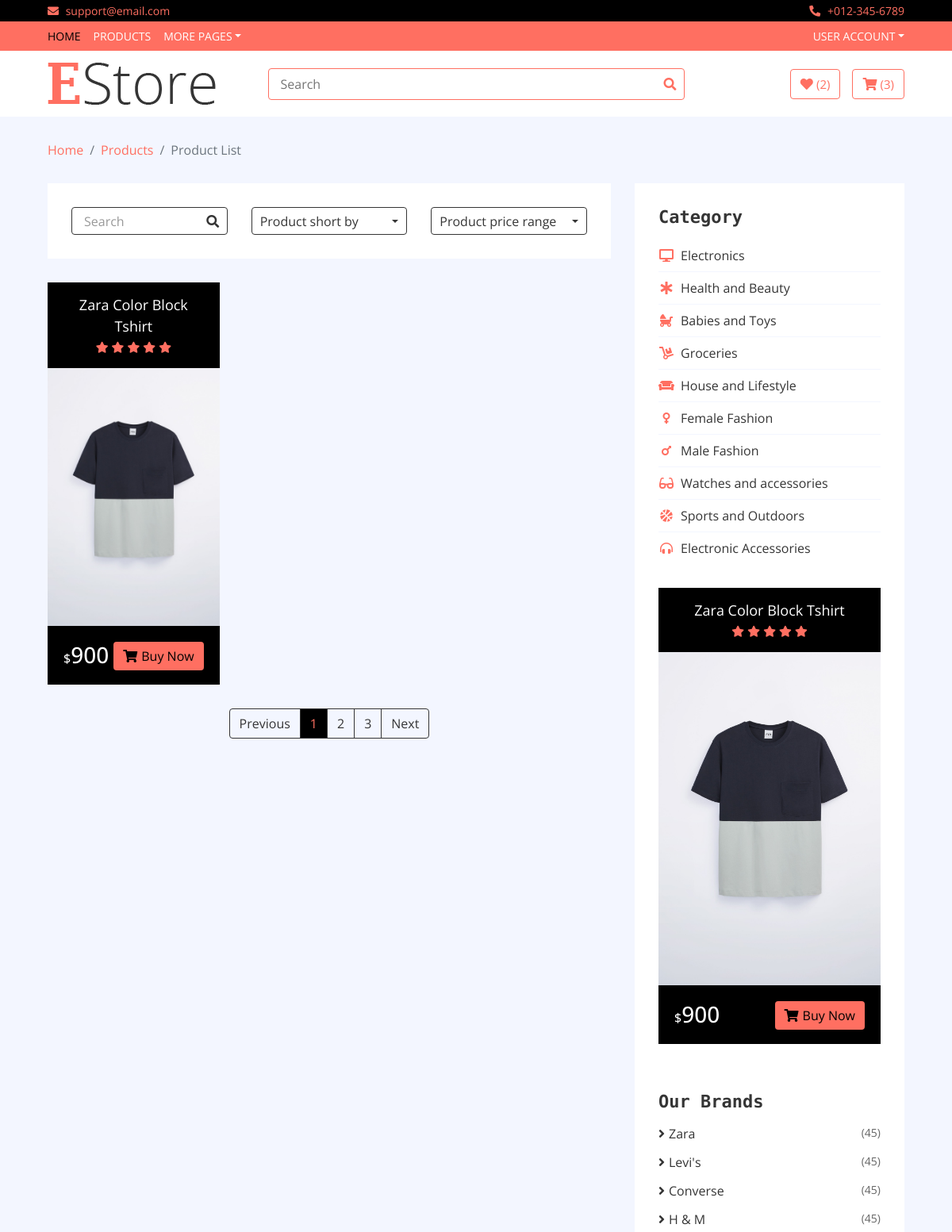
/brand/Zara (upper part), run on an earlier commit of the app's database.
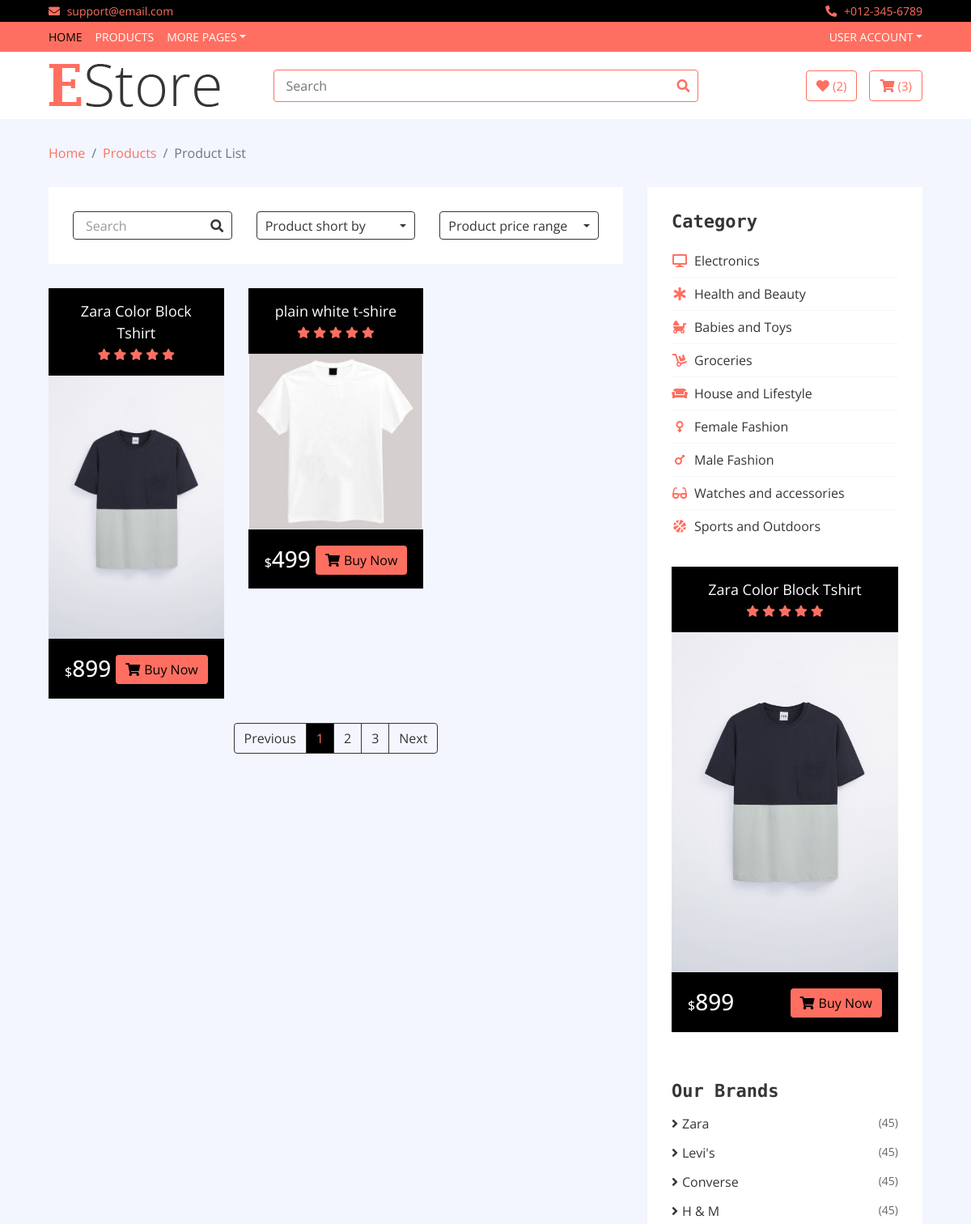
And on a later commit of the database.
### home/models.py (models this page shows, shortened)
class Item(models.Model):
    name = models.CharField(max_length=500)
    category = models.ForeignKey(Category, on_delete=models.CASCADE)
    brand = models.ForeignKey(Brand, on_delete=models.CASCADE)
    image = models.ImageField(upload_to='media', null=True)
    price = models.IntegerField()
    discounted_price = models.IntegerField(default=0)
    description = models.TextField(blank=True)
    specification = models.TextField(blank=True)
    slug = models.CharField(max_length=300)
    status = models.CharField(choices=STATUS, max_length=200)
    label = models.CharField(choices=LABEL, max_length=200, blank=True)

class Category(models.Model):
    name = models.CharField(max_length=200)
    logo = models.CharField(max_length=300)
    slug = models.CharField(max_length=300)
    status = models.CharField(choices=STATUS, max_length=200)

class Brand(models.Model):
    name = models.CharField(max_length=300)
    image = models.ImageField(upload_to='media',null=True)
    status = models.CharField(choices=STATUS, max_length=200)

### home/views.py (the view)
# urls.py: path('brand/<str:slug>', BrandItemView.as_view(), name='brand'),
class BrandItemView(BaseView):
    def get(self, request, slug):
        brand = Brand.objects.get(name=slug)
        self.views['brand_items'] = brand.item_set.all()
        return render(request, 'brand.html', self.views)

### home/templates/brand.html (shortened to what the changed rows need)
{% extends 'base.html'%}
{% load static %}
{% block content %}
        <div class="product-view">
            <div class="container-fluid">
                <div class="row">
                    <div class="col-lg-8">
                        <div class="row">
                            {% for item in brand_items %}
                            <div class="col-md-4">
                                <div class="product-item">
                                    <div class="product-title">
                                        <a href="#">{{item.name}}</a>
                                        <div class="ratting">
                                            <i class="fa fa-star"></i>
                                            <i class="fa fa-star"></i>
                                            <i class="fa fa-star"></i>
                                            <i class="fa fa-star"></i>
                                            <i class="fa fa-star"></i>
                                        </div>
                                    </div>
                                    <div class="product-image">
                                        <a href="product-detail.html">
                                            <img src="{{ item.image.url }}" alt="Product Image">
                                        </a>
                                    </div>
                                    <div class="product-price">
                                        {% if item.discounted_price %}
                                        <h3><span>$</span>{{item.discounted_price}}</h3>
                                        {% else %}
                                        <h3><span>$</span>{{item.price}}</h3>
                                        {% endif %}
                                        <a class="btn" href=""><i class="fa fa-shopping-cart"></i>Buy Now</a>
                                    </div>
                                </div>
                            </div>
                            {% endfor %}
                        </div>
                    </div>
                    <div class="col-lg-4 sidebar">
                        <div class="sidebar-widget category">
                            <h2 class="title">Category</h2>
                            <nav class="navbar bg-light">
                                <ul class="navbar-nav">
                                    {% for cat in category %}
                                    <li class="nav-item">
                                        <a class="nav-link" href="{% url 'home:category' cat.slug %}"><i class="fa fa-{{cat.logo}}"></i>{{cat.name}}</a>
                                    </li>
                                    {% endfor %}
                                </ul>
                            </nav>
                        </div>
                        <div class="sidebar-widget widget-slider">
                            <div class="sidebar-slider normal-slider">
                                {% for hot in hots %}
                                <div class="product-item">
                                    <div class="product-title">
                                        <a href="{%url 'home:item_detail' hot.slug %}">{{hot.name}}</a>
                                        <div class="ratting">
                                            <i class="fa fa-star"></i>
                                            <i class="fa fa-star"></i>
                                            <i class="fa fa-star"></i>
                                            <i class="fa fa-star"></i>
                                            <i class="fa fa-star"></i>
                                        </div>
                                    </div>
                                    <div class="product-image">
                                        <a href="product-detail.html">
                                            <img src="{{hot.image.url}}" alt="Product Image">
                                        </a>
                                    </div>
                                    <div class="product-price">
                                        {% if hot.discounted_price %}
                                        <h3><span>$</span>{{hot.discounted_price}}</h3>
                                        {% else %}
                                        <h3><span>$</span>{{hot.price}}</h3>
                                        {% endif %}
                                        <a class="btn" href=""><i class="fa fa-shopping-cart"></i>Buy Now</a>
                                    </div>
                                </div>
                                {% endfor %}
                            </div>
                        </div>
                        <div class="sidebar-widget brands">
                            <h2 class="title">Our Brands</h2>
                            <ul>
                                {%  for brand in brands %}
                                <li><a href="{% url 'home:brand' brand.name %}">{{brand.name}}</a><span>(45)</span></li>
                                {% endfor %}
                            </ul>
                        </div>
                    </div>
                </div>
            </div>
        </div>
{% endblock %}

What changed in the data, as far as the page shows it:
removed Category: name "Electronic Accessories"
changed Item "Zara Color Block Tshirt": discounted_price "900" → "899"
added Item: name "plain white t-shire", image (picture), discounted_price "499"
